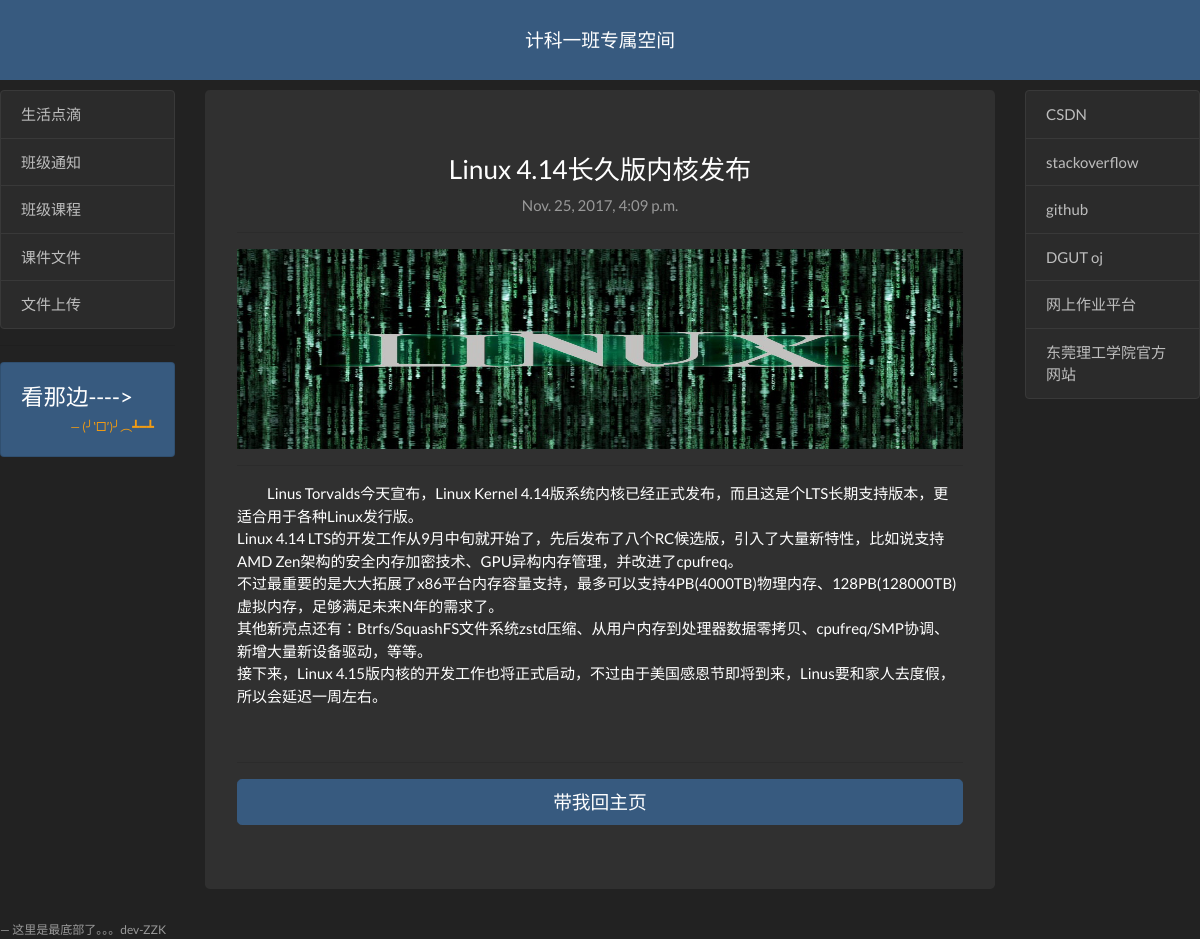
Screenshot of /news/1 with the database file from the repository.
### classpage/models.py (models this page shows)
class News(models.Model):
    titlemax = models.CharField(max_length = 30)
    titlemin = models.CharField(max_length = 40)
    introduction = models.CharField(max_length = 150)
    time = models.DateTimeField(auto_now_add = True)
    body = models.TextField()
    photot = models.ImageField()

### classpage/templates/newspage.html
{% extends "class_home_page.html" %}
{% block content %}
    <h3 style="text-align: center">{{news.titlemax}}</h3>
    <p class="text-muted" style="text-align: center">{{ news.time }}</p>
    <hr>
    <img style="height: 200px; width: 100%; display: block;" src= {{ news.photot.url }}>
    <hr>
    <p style="text-indent: 2em">{{ news.body|linebreaksbr }}</p>
    <br><hr>
    <a class="btn btn-primary btn-lg btn-block" type="button" href="/">带我回主页</a>
{% endblock %}
{% block texterror %}
<h4>看那边----></h4>
<footer class="blockquote-footer text-warning" style="float:right;">(╯‵□′)╯︵┻━┻</footer>
{% endblock %}

### rows the page displays
News: titlemax "Linux 4.14长久版内核发布", time "Nov. 25, 2017, 4:09 p.m.", photot (picture), body "Linus Torvalds今天宣布，Linux Kernel 4.14版系统内核已经正式发布，而且这是个LTS长期支持版本，更适合用于各种Linux发行版。 Linux 4.14 LTS的开发工作从9月中旬就开始了，先后发布了八个RC候选版，引入了大量新特性，比如说支持AMD Zen架构的安全内存加密技术、GPU异构内存管理，并改进了cpufreq。 不过最重要的是大大拓展了x86平台内存容量支持，最多可以支持4PB(4000TB)物理内存、128PB(128000TB)虚拟内存，足够满足未来N年的需求了。 其他新亮点还有：Btrfs/SquashFS文件系统zstd压缩、从用户内存到处理器数据零拷贝、cpufreq/SMP协调、新增大量新设备驱动，等等。 接下来，Linux 4.15版内核的开发工作也将正式启动，不过由于美国感恩节即将到来，Linus要和家人去度假，所以会延迟一周左右。"
